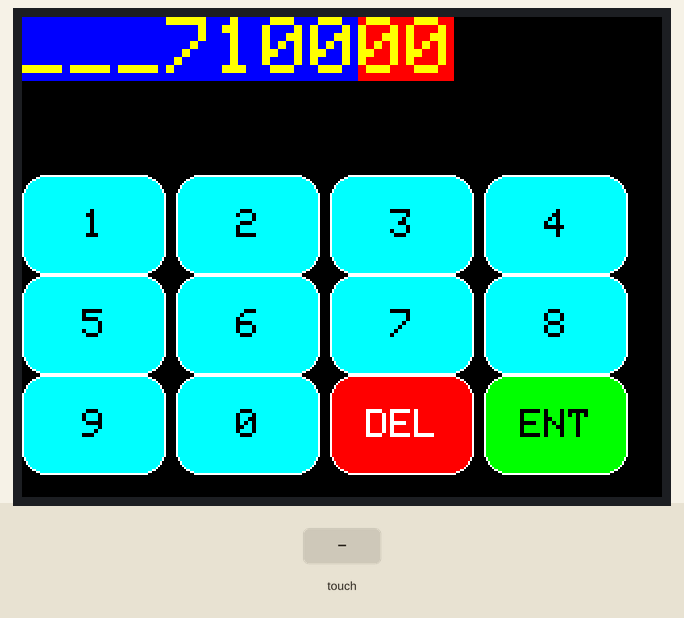
Bench run of a sketch on a simulated Arduino Uno, built with avr-gcc and run on an emulated ATmega328P. Parts: 320×240 colour display. The test bench sets the inputs (shaded band). What the sketch prints to the serial monitor is not drawn.

Above: at 1.5 s.
1.6 s: touch panel pressed at 87 % / 70 % of its raw x / y range
At 2.8 s:
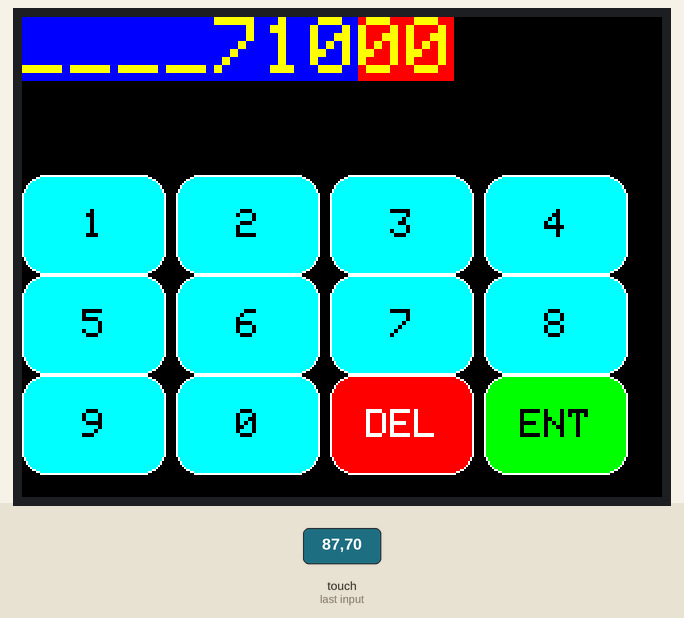
3.4 s: touch panel pressed at 87 % / 90 % of its raw x / y range
At 3.48 s:
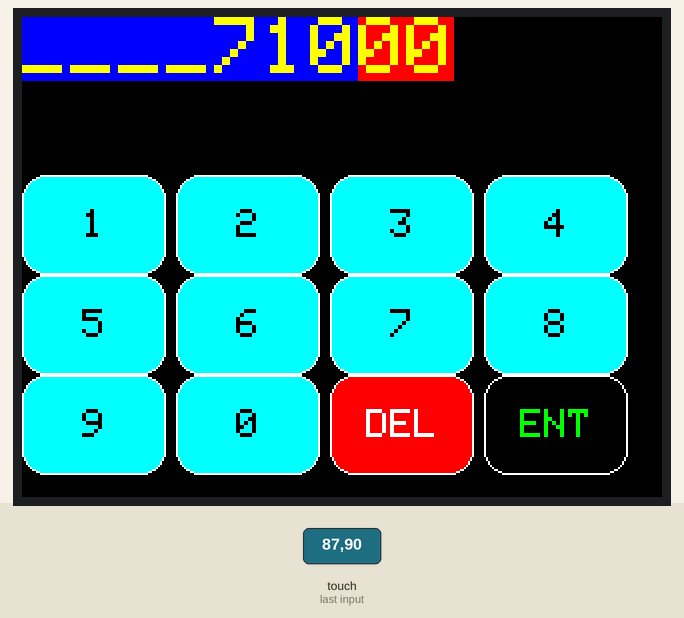
5.0 s: touch panel pressed at 87 % / 70 % of its raw x / y range
At 6.6 s:
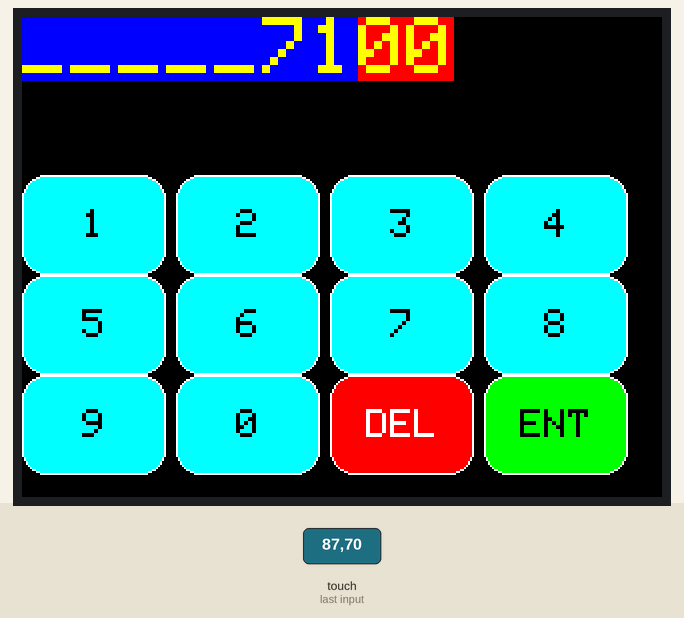
Timing chart, 0 to 8.1 s (numbered marks = the images above; inputs shaded):
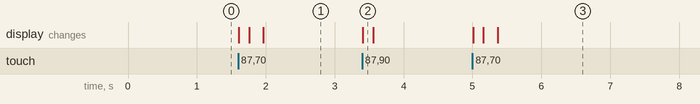

Measured:
- after the input at 1.6 s, the display: first changes at once (image 1 shows a later state)
- after the input at 3.4 s, the display: changes at once (image 2)
- after the input at 5.0 s, the display: first changes at once (image 3 shows a later state)

The sketch:

NumericKeypadOscillator_LScape.ino
```cpp
#include <Adafruit_GFX.h>
#include <MCUFRIEND_kbv.h>
MCUFRIEND_kbv tft;
#include <TouchScreen.h>
#define MINPRESSURE 130 // 200
#define MAXPRESSURE 1000

// ALL Touch panels and wiring is DIFFERENT
// copy-paste results from TouchScreen_Calibr_native.ino

const int XP=7,XM=A1,YP=A2,YM=6; //2ButtonWidthx320 ID=0x9325
const int TS_LEFT=934,TS_RT=137,TS_TOP=125,TS_BOT=917;

//const int TS_LEFT=934,TS_RT=137,TS_TOP=125,TS_BOT=917;


bool changed_txt_Frequency = false;
bool b_Mhz = false;
String txt_Frequency = "7100";
char disp_Freq[9] = "";
int buttondelay = 200;
int MarginLeftOutput = 0;
TouchScreen ts = TouchScreen(XP, YP, XM, YM, 300);
int digit1 = 0;
int digit2;
int digit3;
int digit4;
int digit5;
int digit6;
int digit7;
int digit8;
int digit9;
int digit0;
int resulttextsize = 4;
Adafruit_GFX_Button one_btn, two_btn, three_btn, four_btn, five_btn, six_btn, seven_btn, eight_btn, nine_btn, del_btn, send_btn, zero_btn;
int Freq_Backgnd;
int Freq_Color;

int pixel_x, pixel_y;     //Touch_getXY() updates global vars
bool Touch_getXY(void)
{
    TSPoint p = ts.getPoint();
    pinMode(YP, OUTPUT);      //restore shared pins
    pinMode(XM, OUTPUT);
    digitalWrite(YP, HIGH);   //because TFT control pins
    digitalWrite(XM, HIGH);
    bool pressed = (p.z > MINPRESSURE && p.z < MAXPRESSURE);
    if (pressed) {
        pixel_x = map(p.y, TS_RT, TS_LEFT, 0, tft.width()); //.kbv makes sense to me
        pixel_y = map(p.x, TS_TOP, TS_BOT, 0, tft.height());
    }
    return pressed;
}

#define BLACK   0x0000
#define BLUE    0x001F
#define RED     0xF800
#define GREEN   0x07E0
#define CYAN    0x07FF
#define MAGENTA 0xF81F
#define YELLOW  0xFFE0
#define WHITE   0xFFFF

    int ButtonWidth = 72;
    int ButtonHeight = 50;
    int MarginLeft = ButtonWidth/2;
    int ButtonCol2 = MarginLeft + ButtonWidth + 5;
    int ButtonCol3 = ButtonCol2 + ButtonWidth + 5;
    int ButtonCol4 = ButtonCol3 + ButtonWidth + 5;


    int ButtonRow1 = 104;
    int ButtonRow2 = ButtonRow1 + ButtonHeight;
    int ButtonRow3 = ButtonRow2+ ButtonHeight;
    int ButtonRow4 = ButtonRow3+ ButtonHeight;
void setup(void)
{
    Serial.begin(9600);
    uint16_t ID = tft.readID();
    Serial.print("TFT ID = 0x");
    Serial.println(ID, HEX);
    Serial.println("Calibrate for your Touch Panel");
    if (ID == 0xD3D3) ID = 0x9486; // write-only shield
    tft.begin(ID);
    tft.setRotation(1);            //LANDSCAPE
    tft.fillScreen(BLACK);

//    Serial.println('width' + tft.width());
//    Serial.println('height' + tft.height());


    Freq_Backgnd = BLUE;
    Freq_Color = YELLOW;

    one_btn.initButton(&tft,  MarginLeft, ButtonRow1, ButtonWidth, ButtonHeight, WHITE, CYAN, BLACK, "1", 2);
    two_btn.initButton(&tft, ButtonCol2, ButtonRow1, ButtonWidth, ButtonHeight, WHITE, CYAN, BLACK, "2", 2);
    three_btn.initButton(&tft, ButtonCol3, ButtonRow1, ButtonWidth, ButtonHeight, WHITE, CYAN, BLACK, "3", 2);
    four_btn.initButton(&tft,  ButtonCol4, ButtonRow1, ButtonWidth, ButtonHeight, WHITE, CYAN, BLACK, "4", 2);

    five_btn.initButton(&tft, MarginLeft, ButtonRow2, ButtonWidth, ButtonHeight, WHITE, CYAN, BLACK, "5", 2);
    six_btn.initButton(&tft, ButtonCol2, ButtonRow2, ButtonWidth, ButtonHeight, WHITE, CYAN, BLACK, "6", 2);
    seven_btn.initButton(&tft,  ButtonCol3, ButtonRow2, ButtonWidth, ButtonHeight, WHITE, CYAN, BLACK, "7", 2);
    eight_btn.initButton(&tft, ButtonCol4, ButtonRow2, ButtonWidth, ButtonHeight, WHITE, CYAN, BLACK, "8", 2);

    nine_btn.initButton(&tft, MarginLeft, ButtonRow3, ButtonWidth, ButtonHeight, WHITE, CYAN, BLACK, "9", 2);
    zero_btn.initButton(&tft,  ButtonCol2, ButtonRow3, ButtonWidth, ButtonHeight, WHITE, CYAN, BLACK, "0", 2);
    del_btn.initButton(&tft, ButtonCol3, ButtonRow3, ButtonWidth, ButtonHeight, WHITE, RED, WHITE, "DEL", 2);
    send_btn.initButton(&tft, ButtonCol4, ButtonRow3, ButtonWidth, ButtonHeight, WHITE, GREEN, BLACK, "ENT", 2);

  // 'display' buttons
    deleteall();
    add_keystroke(7);
    add_keystroke(1);
    add_keystroke(0);
    add_keystroke(0);
    add_keystroke(0);
    add_keystroke(0);

    drawchar();

    one_btn.drawButton(false);
    two_btn.drawButton(false);
    three_btn.drawButton(false);
    four_btn.drawButton(false);
    five_btn.drawButton(false);
    six_btn.drawButton(false);
    seven_btn.drawButton(false);
    eight_btn.drawButton(false);
    nine_btn.drawButton(false);
    zero_btn.drawButton(false);
    send_btn.drawButton(false);
    del_btn.drawButton(false);


   // tft.fillRect(ButtonWidth, 80, 160, 80, RED);
   int digitspace = 24; //22
   digit0=0;
   digit1 = digit0 + digitspace;
   digit2 = digit1 + digitspace;
   digit3 = digit2 + digitspace;
digit4 = digit3 + digitspace;
digit5 = digit4 + digitspace;
digit6 = digit5 + digitspace;
digit7 = digit6 + digitspace;
digit8 = digit7 + digitspace;
digit9 = digit8 + digitspace;

drawchar();

}

/* two buttons are quite simple
 */
void loop(void)
{
    bool down = Touch_getXY();
    one_btn.press(down && one_btn.contains(pixel_x, pixel_y));
    two_btn.press(down && two_btn.contains(pixel_x, pixel_y));
    three_btn.press(down && three_btn.contains(pixel_x, pixel_y));
    four_btn.press(down && four_btn.contains(pixel_x, pixel_y));
    five_btn.press(down && five_btn.contains(pixel_x, pixel_y));
    six_btn.press(down && six_btn.contains(pixel_x, pixel_y));
    seven_btn.press(down && seven_btn.contains(pixel_x, pixel_y));
    eight_btn.press(down && eight_btn.contains(pixel_x, pixel_y));
    nine_btn.press(down && nine_btn.contains(pixel_x, pixel_y));
    zero_btn.press(down && zero_btn.contains(pixel_x, pixel_y));
    send_btn.press(down && send_btn.contains(pixel_x, pixel_y));
    del_btn.press(down && del_btn.contains(pixel_x, pixel_y));
    String save_txt_Frequency = txt_Frequency;

    if (one_btn.justReleased()){
        one_btn.drawButton();
        add_keystroke(1);
        delay(buttondelay);
    }

    if (two_btn.justReleased()){
        two_btn.drawButton();
        add_keystroke(2);
         delay(buttondelay);
   }

    if (three_btn.justReleased()){
        three_btn.drawButton();
        add_keystroke(3);
        delay(buttondelay);
    }

    if (four_btn.justReleased()){
        four_btn.drawButton();
        add_keystroke(4);
        delay(buttondelay);
    }

    if (five_btn.justReleased()){
        five_btn.drawButton();
        add_keystroke(5);
        delay(buttondelay);
    }
    if (six_btn.justReleased()){
        six_btn.drawButton();
        add_keystroke(6);
        delay(buttondelay);
    }
    if (seven_btn.justReleased()){
        seven_btn.drawButton();
        add_keystroke(7);
        delay(buttondelay);
    }
    if (eight_btn.justReleased()){
        eight_btn.drawButton();
        add_keystroke(8);
        delay(buttondelay);
    }
    if (nine_btn.justReleased()){
        nine_btn.drawButton();
        add_keystroke(9);
        delay(buttondelay);
    }
    if (zero_btn.justReleased()){
        zero_btn.drawButton();
          add_keystroke(0);
          delay(buttondelay);
    }

    if (send_btn.justReleased()){
        send_btn.drawButton();
        sendToOscillator();
        delay(buttondelay);
    }

    if (del_btn.justReleased()){
        del_keystroke();
        del_btn.drawButton();
        delay(buttondelay);
    }


    if (changed_txt_Frequency){
     drawchar();
     changed_txt_Frequency = false;
               }


    if (one_btn.justPressed()) {
        one_btn.drawButton(true);
    }
    if (two_btn.justPressed()) {
        two_btn.drawButton(true);
    }
    if (three_btn.justPressed()) {
        three_btn.drawButton(true);
    }
    if (four_btn.justPressed()) {
        four_btn.drawButton(true);
    }
    if (five_btn.justPressed()) {
        five_btn.drawButton(true);
    }
    if (six_btn.justPressed()) {
        six_btn.drawButton(true);
    }
    if (seven_btn.justPressed()) {
        seven_btn.drawButton(true);
    }
    if (eight_btn.justPressed()) {
        eight_btn.drawButton(true);
    }
    if (nine_btn.justPressed()) {
        nine_btn.drawButton(true);
    }
    if (zero_btn.justPressed()) {
        zero_btn.drawButton(true);
    }
    if (send_btn.justPressed()) {
        send_btn.drawButton(true);
    }
    if (del_btn.justPressed()) {
        del_btn.drawButton(true);
    }
}

void drawchar(){
            tft.drawChar(digit0, MarginLeftOutput, disp_Freq[0], Freq_Color, Freq_Backgnd, resulttextsize);
          tft.drawChar(digit1,MarginLeftOutput,  disp_Freq[1], Freq_Color, Freq_Backgnd, resulttextsize);
          tft.drawChar(digit2,MarginLeftOutput, disp_Freq[2], Freq_Color, Freq_Backgnd, resulttextsize);
          tft.drawChar(digit3, MarginLeftOutput, disp_Freq[3], Freq_Color, Freq_Backgnd, resulttextsize);
          tft.drawChar(digit4, MarginLeftOutput,  disp_Freq[4], Freq_Color, Freq_Backgnd, resulttextsize);
          tft.drawChar(digit5, MarginLeftOutput,  disp_Freq[5], Freq_Color, Freq_Backgnd, resulttextsize);
          tft.drawChar(digit6,  MarginLeftOutput,disp_Freq[6], Freq_Color, Freq_Backgnd, resulttextsize);
          tft.drawChar(digit7, MarginLeftOutput, disp_Freq[7], Freq_Color, RED, resulttextsize);
          tft.drawChar(digit8, MarginLeftOutput, disp_Freq[8], Freq_Color, RED, resulttextsize);

}

void add_keystroke(int parKeyCharCode){
    disp_Freq[0] = disp_Freq[1];
    disp_Freq[1] = disp_Freq[2];
    disp_Freq[2] = disp_Freq[3];
    disp_Freq[3] = disp_Freq[4];
    disp_Freq[4] = disp_Freq[5];
    disp_Freq[5] = disp_Freq[6];
    disp_Freq[6] = disp_Freq[7];
    disp_Freq[7] = disp_Freq[8];
    disp_Freq[8] = (48 + parKeyCharCode);
    changed_txt_Frequency= true;

}

void del_keystroke(){
    disp_Freq[8] = disp_Freq[7];
    disp_Freq[7] = disp_Freq[6];
    disp_Freq[6] = disp_Freq[5];
    disp_Freq[5] = disp_Freq[4];
    disp_Freq[4] = disp_Freq[3];
    disp_Freq[3] = disp_Freq[2];
    disp_Freq[2] = disp_Freq[1];
    disp_Freq[1] = disp_Freq[0];
    disp_Freq[0] = 95;
    changed_txt_Frequency= true;

}

void deleteall(){
    disp_Freq[0] = 95;
    disp_Freq[1] = 95;
    disp_Freq[2] = 95;
    disp_Freq[3] = 95;
    disp_Freq[4] = 95;
    disp_Freq[5] = 95;
    disp_Freq[6] = 95;
    disp_Freq[7] = 95;
    disp_Freq[8] = 95;
    changed_txt_Frequency= true;

}

void sendToOscillator(){

  txt_Frequency="";  //clear
  for (int i=0; i<9; i++) {
    if (disp_Freq[i] !=95){
      txt_Frequency += (disp_Freq[i]-48);
    }
   }


    unsigned long nOscill = strtol(disp_Freq,NULL,10);
    nOscill = nOscill *1000;

      Serial.println(txt_Frequency);

}
```
